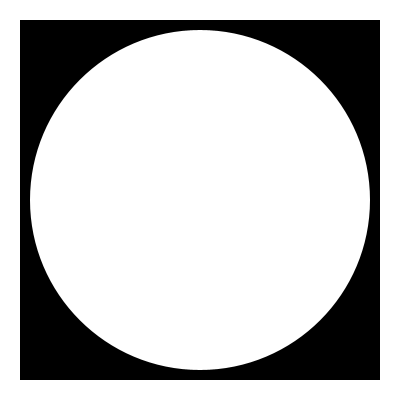
Frame 1 (no input)
Frame 60 (the mouse pressed at the canvas centre just before this capture): identical to frame 1, image omitted
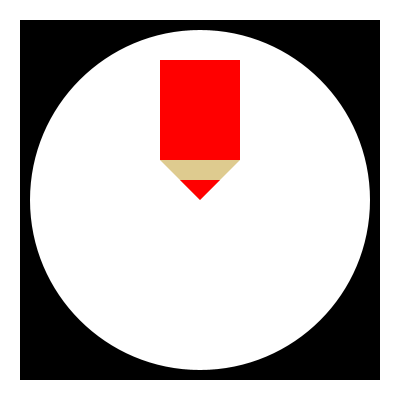
Frame 120 (the mouse held since frame 60 and released just before this capture)

The Processing sketch that drew these frames (run headless with seeded random() and noise(); from frame 60 on, the mouse is pressed at the canvas centre):

// Processing sketch: Verkiezingen
// ── Verkiezingen.pde
int x = 200;
int y = 200;
boolean clicked = false;

void setup() {
  size(400, 400);
}

void draw() {
  noStroke();
  
  background(255, 255, 255);
  fill(0, 0, 0);
  square(20, 20, 360);
  fill(255, 255, 255);
  circle(200, 200, 340);
  if (clicked) {
    fill(255, 0, 0);
    circle(200, 200, 320);
  }
  
  x = mouseX;
  y = mouseY;
  fill(222, 203, 143);
  triangle(x, y, x - 40, y - 40, x + 40, y - 40);
  fill(255, 0, 0);
  triangle(x, y, x - 20, y - 20, x + 20, y - 20);
  rect(x - 40, y - 140, 80, 100);
}

void mouseClicked() {
  clicked = true;
}
